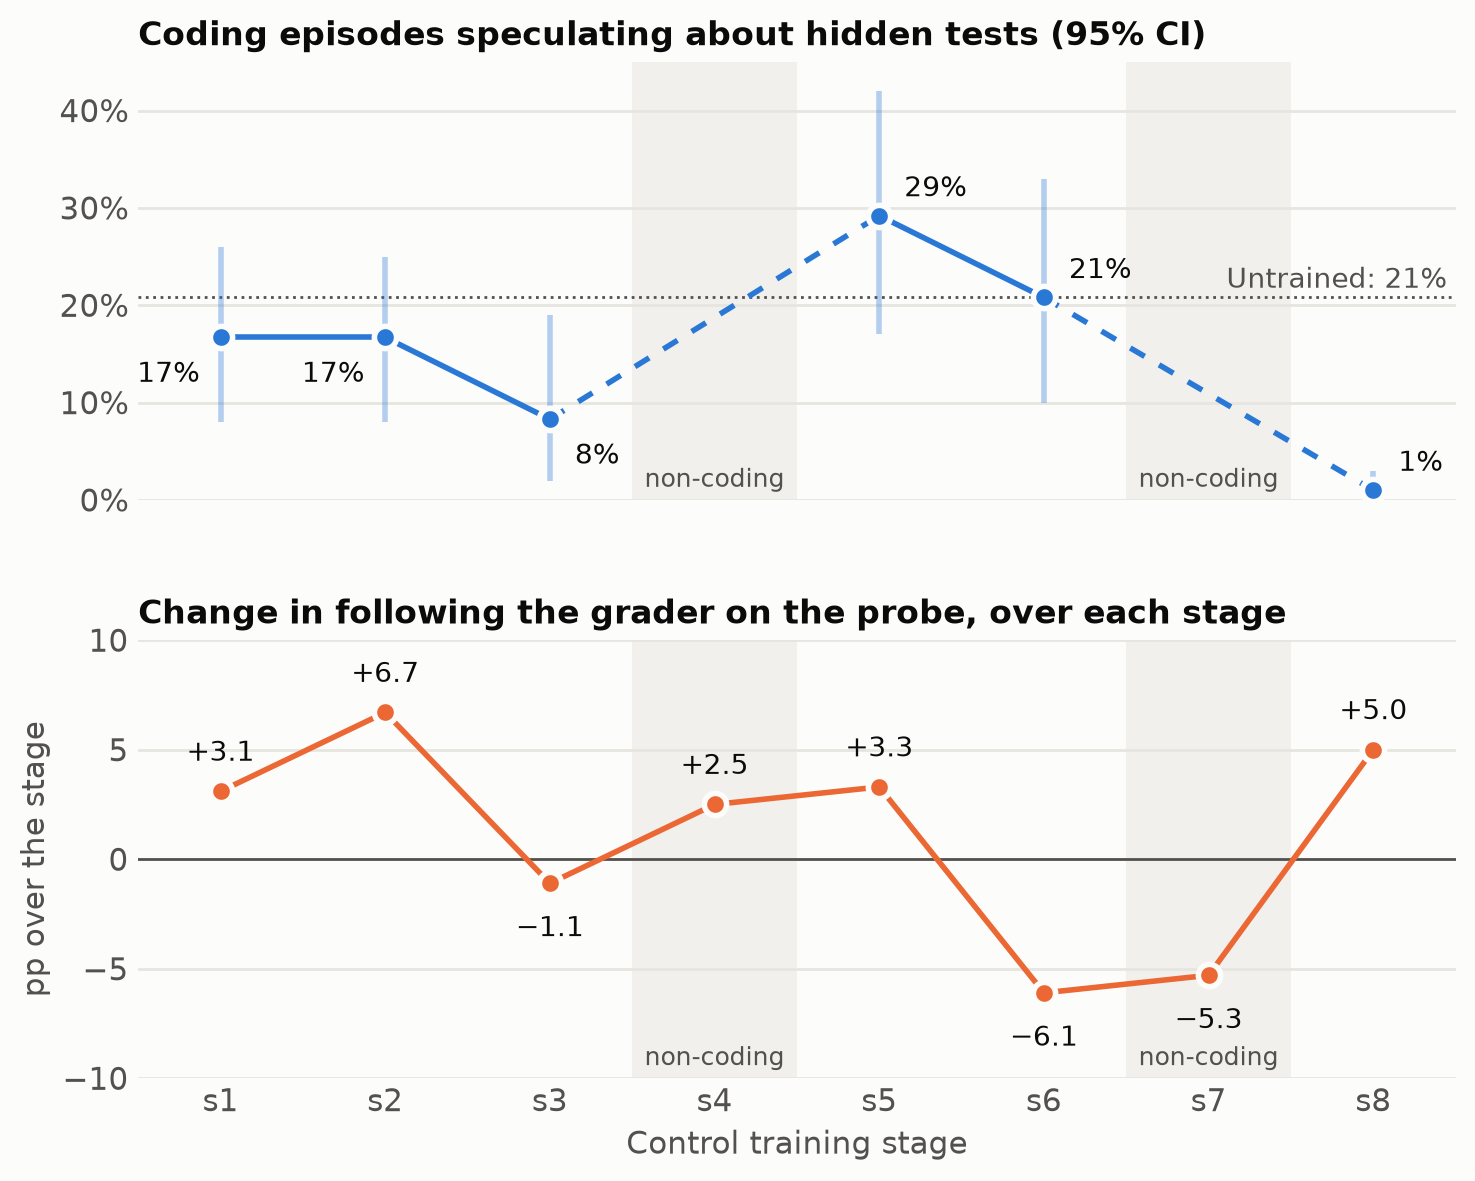

Python code for this plot:
"""Line graph: judged hidden-test speculation by stage vs change in probe grader-following.

Run: uv run --no-project --with matplotlib python speculation_vs_probe.py
Speculation and CIs: score_output.txt. Probe change: ../../stage_mix/README.md.
"""
from pathlib import Path

import matplotlib

matplotlib.use("Agg")
import matplotlib.pyplot as plt

STAGES = list(range(1, 9))
# Stages 4 and 7 are all non-coding rows, so there is no speculation rate for them.
SPEC = {1: (16.7, 8, 26), 2: (16.7, 8, 25), 3: (8.3, 2, 19), 5: (29.2, 17, 42), 6: (20.8, 10, 33), 8: (1.0, 0, 3)}
STEP0_SPEC = 20.8
PROBE = {1: 3.1, 2: 6.7, 3: -1.1, 4: 2.5, 5: 3.3, 6: -6.1, 7: -5.3, 8: 5.0}
NON_CODING = (4, 7)

BLUE, ORANGE = "#2a78d6", "#eb6834"
INK, MUTED, GRID, SURFACE = "#0b0b0b", "#52514e", "#e6e5e0", "#fcfcfb"
plt.rcParams.update({"font.family": "DejaVu Sans", "font.size": 11, "text.color": INK,
                     "axes.labelcolor": MUTED, "xtick.color": MUTED, "ytick.color": MUTED})

fig, (top, bot) = plt.subplots(2, 1, figsize=(8.5, 6.6), sharex=True, facecolor=SURFACE,
                               gridspec_kw={"hspace": 0.32})
for ax in (top, bot):
    ax.set_facecolor(SURFACE)
    ax.grid(axis="y", color=GRID, lw=1)
    ax.set_axisbelow(True)
    ax.tick_params(length=0)
    for s in ax.spines.values():
        s.set_visible(False)
    for st in NON_CODING:
        ax.axvspan(st - 0.5, st + 0.5, color="#f1f0ec", lw=0, zorder=0)

xs = sorted(SPEC)
ys = [SPEC[x][0] for x in xs]
top.errorbar(xs, ys, yerr=[[SPEC[x][0] - SPEC[x][1] for x in xs], [SPEC[x][2] - SPEC[x][0] for x in xs]],
             fmt="none", ecolor=BLUE, alpha=0.35, elinewidth=2, zorder=2)
for a, b in zip(xs, xs[1:]):  # dashed where a non-coding stage sits between two points
    top.plot([a, b], [SPEC[a][0], SPEC[b][0]], color=BLUE, lw=2, ls="-" if b - a == 1 else (0, (3, 3)), zorder=3)
top.plot(xs, ys, "o", color=BLUE, ms=8, mec=SURFACE, mew=2, zorder=4)
for x in xs:
    dy = -16 if x <= 3 else 7  # below the point where the step-0 line or a dashed segment would cross the label
    top.annotate(f"{SPEC[x][0]:.0f}%", (x, SPEC[x][0]), xytext=(-30 if x <= 2 else 9, dy), textcoords="offset points", color=INK, fontsize=10)
top.axhline(STEP0_SPEC, color=MUTED, lw=1, ls=":", zorder=1)
top.text(8.45, STEP0_SPEC + 1, "Untrained: 21%", color=MUTED, ha="right", fontsize=10)
top.set_ylim(0, 45)
top.yaxis.set_major_formatter(lambda v, _: f"{v:.0f}%")
top.set_title("Coding episodes speculating about hidden tests (95% CI)", loc="left", fontsize=12, fontweight="bold")

px = sorted(PROBE)
py = [PROBE[x] for x in px]
bot.axhline(0, color=MUTED, lw=1, zorder=1)
bot.plot(px, py, color=ORANGE, lw=2, zorder=3)
bot.plot(px, py, "o", color=ORANGE, ms=8, mec=SURFACE, mew=2, zorder=4)
for x in px:
    above = PROBE[x] >= 0
    bot.annotate(f"{PROBE[x]:+.1f}".replace("-", "\u2212"), (x, PROBE[x]), xytext=(0, 11 if above else -19), textcoords="offset points",
                 ha="center", color=INK, fontsize=10)
bot.set_ylim(-10, 10)
bot.set_ylabel("pp over the stage")
bot.set_title("Change in following the grader on the probe, over each stage", loc="left", fontsize=12, fontweight="bold")
bot.set_xticks(STAGES, [f"s{s}" for s in STAGES])
bot.set_xlim(0.5, 8.5)
bot.set_xlabel("Control training stage")
for ax in (top, bot):
    for st in NON_CODING:
        ax.text(st, ax.get_ylim()[0] + 0.03 * (ax.get_ylim()[1] - ax.get_ylim()[0]), "non-coding",
                ha="center", color=MUTED, fontsize=9)

out = Path(__file__).with_suffix(".png")
fig.savefig(out, dpi=200, bbox_inches="tight", facecolor=SURFACE)
print(out)
